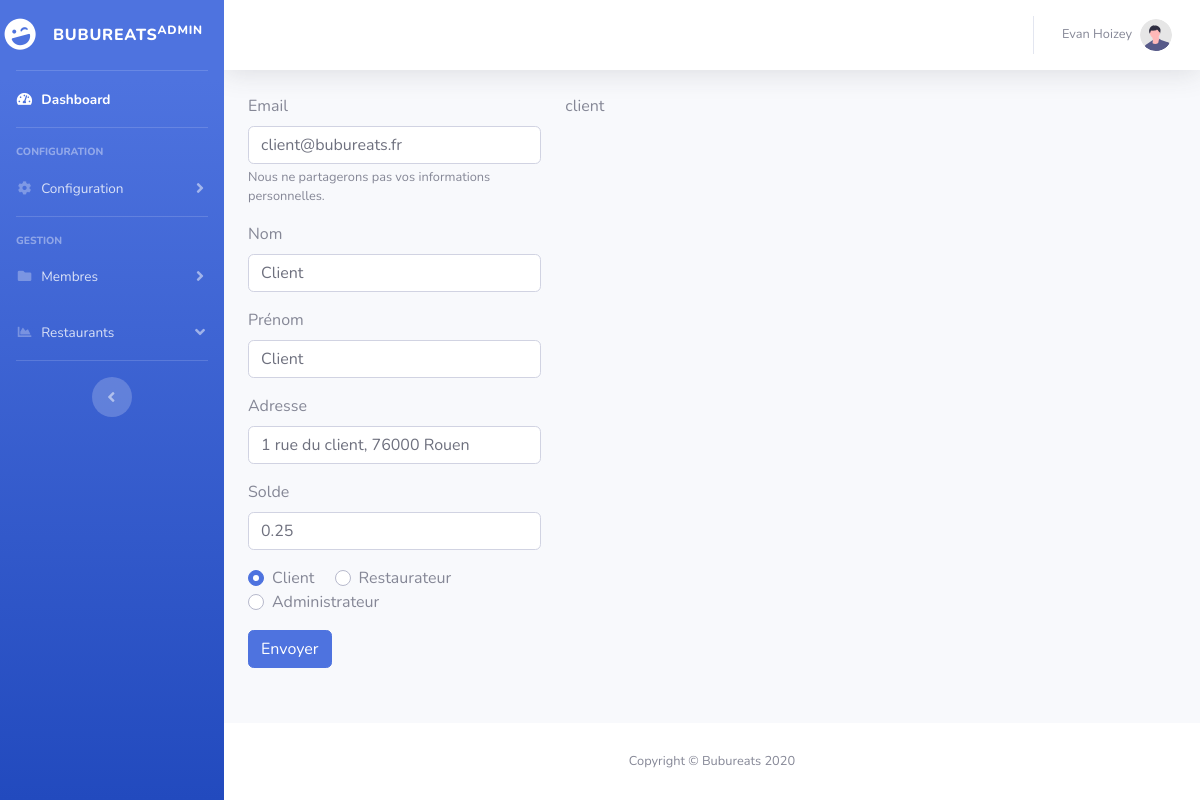
The app's page /admin/index.php?page=membre-edit&id=108 (signed in) with its own data.
### tables this page shows
CREATE TABLE `membres` (
  `id` int(255) NOT NULL,
  `nom` varchar(255) NOT NULL,
  `prenom` varchar(255) NOT NULL,
  `mail` varchar(254) NOT NULL,
  `motdepasse` text NOT NULL,
  `adresse` varchar(255) NOT NULL,
  `solde` float NOT NULL,
  `role` varchar(254) NOT NULL,
  `id_restaurant` int(3) DEFAULT NULL
);

### includes/functions.php (called while the page is built, shortened)
<?php
function db_get($table, $id=null, $column = 'id', $callback=null){
    global $bdd;
    $results = [];
    $q = "SELECT * FROM $table";
    if (!is_null($id)){
        $q .= " WHERE $column = '$id'";
    }
    foreach($bdd->query($q) as $row) {
        $results[] = $row;
    }
    return $results;
}
function parse($template_name, $data) {
    $template = file_get_contents(ROOT . '/vues/' . $template_name);
    $template = preg_replace_callback(
        '/(\{\{([$a-zA-Z0-9_]+)\}\})/',
        function ($matches) use ($data) {
            if(preg_match('/^\$([a-zA-Z_]+)/', $matches[2], $matches2)){
                return constant($matches2[1]);
            }
            return $data[$matches[2]];
        },
        $template
    );
    return $template;
}

### admin/includes/controller.php (called while the page is built, shortened)
<?php
$requested_page = isset($_GET['page']) ? $_GET['page'] : null;
switch($requested_page){
    case 'membre-edit':
        $membre = db_get('membres', $_GET['id'])[0];
        $membre['is_client'] = $membre['role'] == 'client' ? ' checked' : null;
        $membre['is_restaurateur'] = $membre['role'] == 'restaurateur' ? ' checked' : null;
        $membre['is_admin'] = $membre['role'] == 'admin' ? ' checked' : null;
        break;
}

### admin/pages/membre-edit.php (the view, shortened to what this page needs)
<div class="row">
    <div class="col-md-4">
    <?php
        echo parse('admin/membre-formedit.html', $membre);
    ?>
    </div>
    <div class="col-md-8">
    </div>
</div>

### records on screen
membres: mail "client@bubureats.fr", nom "Client", prenom "Client", adresse "1 rue du client, 76000 Rouen", solde "0.25"

### other values on screen
$_SESSION['admin']['prenom'] "Evan"
$_SESSION['admin']['nom'] "Hoizey"
